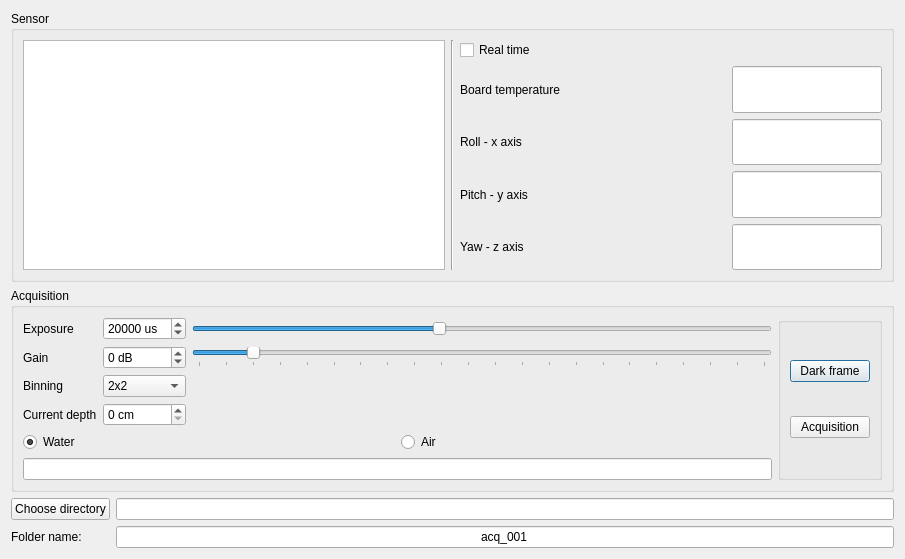
<?xml version="1.0" encoding="UTF-8"?>
<ui version="4.0">
 <class>mainWindow</class>
 <widget class="QDialog" name="mainWindow">
  <property name="geometry">
   <rect>
    <x>0</x>
    <y>0</y>
    <width>905</width>
    <height>559</height>
   </rect>
  </property>
  <property name="maximumSize">
   <size>
    <width>16777215</width>
    <height>900</height>
   </size>
  </property>
  <property name="windowTitle">
   <string>Spectral radiance</string>
  </property>
  <layout class="QVBoxLayout" name="verticalLayout">
   <item>
    <layout class="QVBoxLayout" name="verticalLayout_2">
     <item>
      <layout class="QVBoxLayout" name="verticalLayout_8">
       <item>
        <layout class="QHBoxLayout" name="horizontalLayout_7">
         <item>
          <widget class="QGroupBox" name="sensorInfo">
           <property name="title">
            <string>Sensor </string>
           </property>
           <layout class="QHBoxLayout" name="horizontalLayout_5">
            <item>
             <widget class="PlotWidget" name="visualisationWindow">
              <property name="minimumSize">
               <size>
                <width>200</width>
                <height>25</height>
               </size>
              </property>
             </widget>
            </item>
            <item>
             <widget class="Line" name="line">
              <property name="orientation">
               <enum>Qt::Vertical</enum>
              </property>
             </widget>
            </item>
            <item>
             <layout class="QGridLayout" name="gridLayout_2">
              <item row="3" column="0">
               <widget class="QLabel" name="pitchLabel">
                <property name="text">
                 <string>Pitch - y axis</string>
                </property>
               </widget>
              </item>
              <item row="4" column="0">
               <widget class="QLabel" name="yawLabel">
                <property name="text">
                 <string>Yaw - z axis</string>
                </property>
               </widget>
              </item>
              <item row="0" column="0">
               <widget class="QCheckBox" name="live">
                <property name="text">
                 <string>Real time</string>
                </property>
                <property name="checked">
                 <bool>false</bool>
                </property>
               </widget>
              </item>
              <item row="2" column="0">
               <widget class="QLabel" name="rollLabel">
                <property name="text">
                 <string>Roll - x axis</string>
                </property>
               </widget>
              </item>
              <item row="1" column="0">
               <widget class="QLabel" name="boardTempLabel">
                <property name="text">
                 <string>Board temperature </string>
                </property>
               </widget>
              </item>
              <item row="2" column="1">
               <widget class="QLineEdit" name="roll">
                <property name="maximumSize">
                 <size>
                  <width>150</width>
                  <height>100</height>
                 </size>
                </property>
                <property name="font">
                 <font>
                  <pointsize>14</pointsize>
                 </font>
                </property>
                <property name="alignment">
                 <set>Qt::AlignCenter</set>
                </property>
                <property name="readOnly">
                 <bool>true</bool>
                </property>
               </widget>
              </item>
              <item row="3" column="1">
               <widget class="QLineEdit" name="pitch">
                <property name="maximumSize">
                 <size>
                  <width>150</width>
                  <height>100</height>
                 </size>
                </property>
                <property name="font">
                 <font>
                  <pointsize>14</pointsize>
                 </font>
                </property>
                <property name="alignment">
                 <set>Qt::AlignCenter</set>
                </property>
                <property name="readOnly">
                 <bool>true</bool>
                </property>
               </widget>
              </item>
              <item row="4" column="1">
               <widget class="QLineEdit" name="yaw">
                <property name="maximumSize">
                 <size>
                  <width>150</width>
                  <height>100</height>
                 </size>
                </property>
                <property name="font">
                 <font>
                  <pointsize>14</pointsize>
                 </font>
                </property>
                <property name="alignment">
                 <set>Qt::AlignCenter</set>
                </property>
                <property name="readOnly">
                 <bool>true</bool>
                </property>
               </widget>
              </item>
              <item row="1" column="1">
               <widget class="QLineEdit" name="boardTemp">
                <property name="minimumSize">
                 <size>
                  <width>0</width>
                  <height>0</height>
                 </size>
                </property>
                <property name="maximumSize">
                 <size>
                  <width>150</width>
                  <height>100</height>
                 </size>
                </property>
                <property name="font">
                 <font>
                  <pointsize>14</pointsize>
                 </font>
                </property>
                <property name="alignment">
                 <set>Qt::AlignCenter</set>
                </property>
                <property name="readOnly">
                 <bool>true</bool>
                </property>
               </widget>
              </item>
             </layout>
            </item>
           </layout>
          </widget>
         </item>
        </layout>
       </item>
       <item>
        <widget class="QGroupBox" name="acParameters">
         <property name="title">
          <string>Acquisition </string>
         </property>
         <property name="flat">
          <bool>false</bool>
         </property>
         <layout class="QHBoxLayout" name="horizontalLayout_3">
          <item>
           <layout class="QVBoxLayout" name="verticalLayout_5">
            <item>
             <layout class="QGridLayout" name="gridLayout">
              <item row="1" column="0">
               <widget class="QLabel" name="gainLabel">
                <property name="text">
                 <string>Gain</string>
                </property>
               </widget>
              </item>
              <item row="1" column="1">
               <widget class="QDoubleSpinBox" name="gainDoubleSpinBox">
                <property name="suffix">
                 <string> dB</string>
                </property>
                <property name="decimals">
                 <number>0</number>
                </property>
                <property name="minimum">
                 <double>-4.000000000000000</double>
                </property>
                <property name="maximum">
                 <double>38.000000000000000</double>
                </property>
                <property name="singleStep">
                 <double>1.000000000000000</double>
                </property>
               </widget>
              </item>
              <item row="0" column="1">
               <widget class="QSpinBox" name="exposureSpinBox">
                <property name="suffix">
                 <string> us</string>
                </property>
                <property name="prefix">
                 <string/>
                </property>
                <property name="minimum">
                 <number>200</number>
                </property>
                <property name="maximum">
                 <number>10000000</number>
                </property>
                <property name="value">
                 <number>20000</number>
                </property>
               </widget>
              </item>
              <item row="0" column="2">
               <widget class="QSlider" name="exposureSlider">
                <property name="minimum">
                 <number>2300</number>
                </property>
                <property name="maximum">
                 <number>7000</number>
                </property>
                <property name="singleStep">
                 <number>1</number>
                </property>
                <property name="value">
                 <number>4300</number>
                </property>
                <property name="sliderPosition">
                 <number>4300</number>
                </property>
                <property name="orientation">
                 <enum>Qt::Horizontal</enum>
                </property>
               </widget>
              </item>
              <item row="0" column="0">
               <widget class="QLabel" name="exposureLabel">
                <property name="text">
                 <string>Exposure</string>
                </property>
               </widget>
              </item>
              <item row="3" column="0">
               <widget class="QLabel" name="depthlabel">
                <property name="text">
                 <string>Current depth</string>
                </property>
               </widget>
              </item>
              <item row="3" column="1">
               <widget class="QSpinBox" name="depth">
                <property name="suffix">
                 <string> cm</string>
                </property>
                <property name="maximum">
                 <number>400</number>
                </property>
                <property name="singleStep">
                 <number>5</number>
                </property>
               </widget>
              </item>
              <item row="1" column="2">
               <widget class="QSlider" name="gainSlider">
                <property name="minimum">
                 <number>-4</number>
                </property>
                <property name="maximum">
                 <number>38</number>
                </property>
                <property name="singleStep">
                 <number>1</number>
                </property>
                <property name="orientation">
                 <enum>Qt::Horizontal</enum>
                </property>
                <property name="tickPosition">
                 <enum>QSlider::TicksBelow</enum>
                </property>
                <property name="tickInterval">
                 <number>2</number>
                </property>
               </widget>
              </item>
              <item row="2" column="0">
               <widget class="QLabel" name="binlabel">
                <property name="text">
                 <string>Binning</string>
                </property>
               </widget>
              </item>
              <item row="2" column="1">
               <widget class="QComboBox" name="binComboBox">
                <property name="acceptDrops">
                 <bool>false</bool>
                </property>
                <property name="editable">
                 <bool>false</bool>
                </property>
                <property name="currentText">
                 <string>2x2</string>
                </property>
                <property name="insertPolicy">
                 <enum>QComboBox::InsertAtBottom</enum>
                </property>
                <property name="sizeAdjustPolicy">
                 <enum>QComboBox::AdjustToContents</enum>
                </property>
                <property name="minimumContentsLength">
                 <number>2</number>
                </property>
                <item>
                 <property name="text">
                  <string>2x2</string>
                 </property>
                </item>
               </widget>
              </item>
             </layout>
            </item>
            <item>
             <layout class="QHBoxLayout" name="horizontalLayout_2"/>
            </item>
            <item>
             <layout class="QHBoxLayout" name="horizontalLayout_8">
              <item>
               <widget class="QRadioButton" name="water">
                <property name="text">
                 <string>Water</string>
                </property>
                <property name="checked">
                 <bool>true</bool>
                </property>
               </widget>
              </item>
              <item>
               <widget class="QRadioButton" name="air">
                <property name="text">
                 <string>Air</string>
                </property>
               </widget>
              </item>
             </layout>
            </item>
            <item>
             <widget class="QLineEdit" name="errorlog"/>
            </item>
           </layout>
          </item>
          <item>
           <widget class="QGroupBox" name="shoot">
            <property name="title">
             <string/>
            </property>
            <layout class="QVBoxLayout" name="verticalLayout_6">
             <item>
              <widget class="QPushButton" name="darkFrameButton">
               <property name="text">
                <string>Dark frame</string>
               </property>
              </widget>
             </item>
             <item>
              <widget class="QPushButton" name="acquisitionButton">
               <property name="text">
                <string>Acquisition</string>
               </property>
               <property name="iconSize">
                <size>
                 <width>16</width>
                 <height>16</height>
                </size>
               </property>
              </widget>
             </item>
            </layout>
           </widget>
          </item>
         </layout>
        </widget>
       </item>
      </layout>
     </item>
     <item>
      <layout class="QGridLayout" name="gridLayout_4">
       <item row="0" column="2">
        <widget class="QLineEdit" name="saveFolder">
         <property name="text">
          <string/>
         </property>
         <property name="readOnly">
          <bool>true</bool>
         </property>
        </widget>
       </item>
       <item row="1" column="2">
        <widget class="QLineEdit" name="fname">
         <property name="text">
          <string>acq_001</string>
         </property>
         <property name="alignment">
          <set>Qt::AlignCenter</set>
         </property>
        </widget>
       </item>
       <item row="1" column="1">
        <widget class="QLabel" name="labelfname">
         <property name="text">
          <string>Folder name:</string>
         </property>
        </widget>
       </item>
       <item row="0" column="1">
        <widget class="QPushButton" name="chooseFolderButton">
         <property name="text">
          <string>Choose directory</string>
         </property>
        </widget>
       </item>
      </layout>
     </item>
    </layout>
   </item>
  </layout>
 </widget>
 <customwidgets>
  <customwidget>
   <class>PlotWidget</class>
   <extends>QGraphicsView</extends>
   <header>pyqtgraph</header>
  </customwidget>
 </customwidgets>
 <resources/>
 <connections/>
</ui>
